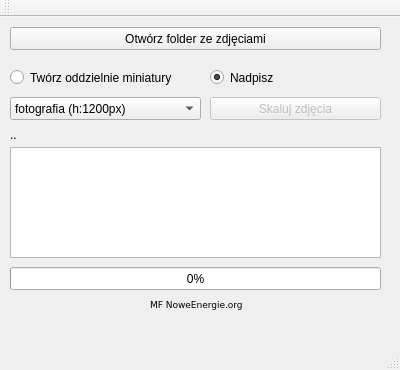
<?xml version="1.0" encoding="UTF-8"?>
<ui version="4.0">
 <class>MainWindow</class>
 <widget class="QMainWindow" name="MainWindow">
  <property name="geometry">
   <rect>
    <x>0</x>
    <y>0</y>
    <width>400</width>
    <height>370</height>
   </rect>
  </property>
  <property name="minimumSize">
   <size>
    <width>400</width>
    <height>370</height>
   </size>
  </property>
  <property name="maximumSize">
   <size>
    <width>400</width>
    <height>370</height>
   </size>
  </property>
  <property name="windowTitle">
   <string>ImgFolderResizer</string>
  </property>
  <widget class="QWidget" name="centralWidget">
   <widget class="QPushButton" name="pushButton_resize">
    <property name="enabled">
     <bool>false</bool>
    </property>
    <property name="geometry">
     <rect>
      <x>210</x>
      <y>80</y>
      <width>171</width>
      <height>23</height>
     </rect>
    </property>
    <property name="text">
     <string>Skaluj zdjęcia</string>
    </property>
   </widget>
   <widget class="QLabel" name="label">
    <property name="geometry">
     <rect>
      <x>10</x>
      <y>110</y>
      <width>371</width>
      <height>16</height>
     </rect>
    </property>
    <property name="text">
     <string>..</string>
    </property>
   </widget>
   <widget class="QPlainTextEdit" name="plainTextEdit">
    <property name="geometry">
     <rect>
      <x>10</x>
      <y>130</y>
      <width>371</width>
      <height>111</height>
     </rect>
    </property>
    <property name="readOnly">
     <bool>true</bool>
    </property>
   </widget>
   <widget class="QPushButton" name="pushButton_location">
    <property name="geometry">
     <rect>
      <x>10</x>
      <y>10</y>
      <width>371</width>
      <height>23</height>
     </rect>
    </property>
    <property name="text">
     <string>Otwórz folder ze zdjęciami</string>
    </property>
   </widget>
   <widget class="QComboBox" name="comboBox">
    <property name="geometry">
     <rect>
      <x>10</x>
      <y>80</y>
      <width>191</width>
      <height>23</height>
     </rect>
    </property>
    <item>
     <property name="text">
      <string>fotografia (h:1200px)</string>
     </property>
    </item>
    <item>
     <property name="text">
      <string>do artykułu (h:600px)</string>
     </property>
    </item>
    <item>
     <property name="text">
      <string>miniatura (h:200px)</string>
     </property>
    </item>
    <item>
     <property name="text">
      <string>Ikona (h:50px)</string>
     </property>
    </item>
   </widget>
   <widget class="QProgressBar" name="progressBar">
    <property name="geometry">
     <rect>
      <x>10</x>
      <y>250</y>
      <width>371</width>
      <height>23</height>
     </rect>
    </property>
    <property name="value">
     <number>0</number>
    </property>
   </widget>
   <widget class="QRadioButton" name="radioButton">
    <property name="geometry">
     <rect>
      <x>210</x>
      <y>50</y>
      <width>103</width>
      <height>21</height>
     </rect>
    </property>
    <property name="text">
     <string>Nadpisz</string>
    </property>
    <property name="checked">
     <bool>true</bool>
    </property>
   </widget>
   <widget class="QRadioButton" name="radioButton_2">
    <property name="geometry">
     <rect>
      <x>10</x>
      <y>50</y>
      <width>221</width>
      <height>21</height>
     </rect>
    </property>
    <property name="text">
     <string>Twórz oddzielnie miniatury</string>
    </property>
   </widget>
   <widget class="QLabel" name="label_copyright">
    <property name="geometry">
     <rect>
      <x>150</x>
      <y>280</y>
      <width>111</width>
      <height>16</height>
     </rect>
    </property>
    <property name="font">
     <font>
      <family>DejaVu Sans</family>
      <pointsize>7</pointsize>
     </font>
    </property>
    <property name="text">
     <string>MF NoweEnergie.org</string>
    </property>
   </widget>
  </widget>
  <widget class="QMenuBar" name="menuBar">
   <property name="geometry">
    <rect>
     <x>0</x>
     <y>0</y>
     <width>400</width>
     <height>20</height>
    </rect>
   </property>
  </widget>
  <widget class="QToolBar" name="mainToolBar">
   <attribute name="toolBarArea">
    <enum>TopToolBarArea</enum>
   </attribute>
   <attribute name="toolBarBreak">
    <bool>false</bool>
   </attribute>
  </widget>
  <widget class="QStatusBar" name="statusBar"/>
 </widget>
 <layoutdefault spacing="6" margin="11"/>
 <resources/>
 <connections/>
</ui>
